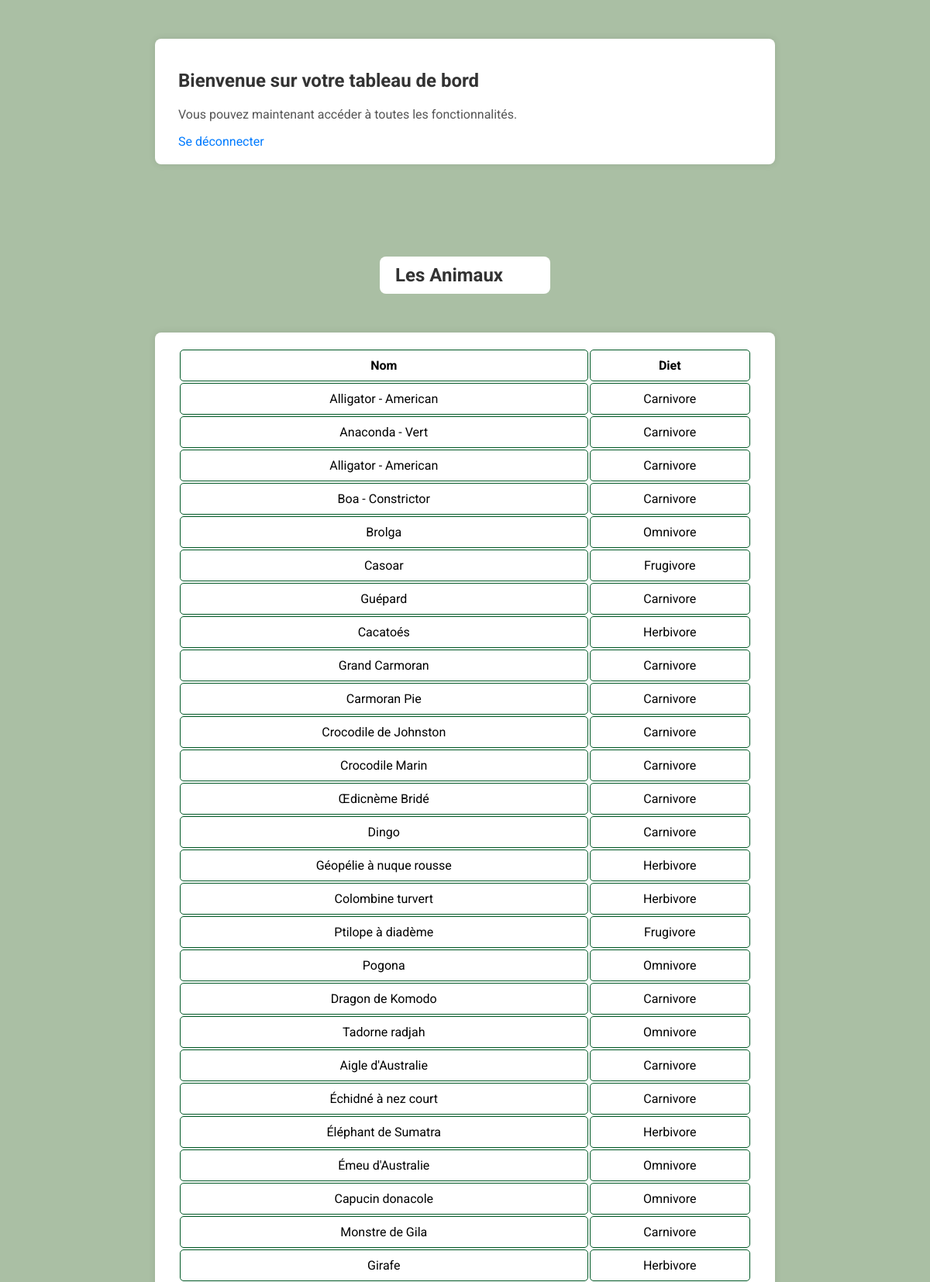
Page /dashboard_vet.php (upper part) on the committed database.
### tables this page shows
CREATE TABLE `animals` (
  `animal_id` int(11) NOT NULL,
  `name` varchar(50) DEFAULT NULL,
  `state_id` int(11) DEFAULT NULL,
  `habitat_id` int(11) DEFAULT NULL,
  `diet` varchar(50) NOT NULL,
  `race_id` int(11) NOT NULL,
  `images` blob DEFAULT NULL
);

### dashboard_vet.php (the view, shortened to what this page needs)
<?php
require "db_Connection.php";
?>
<!DOCTYPE html>
<html lang="en">
<head>
    <link rel="stylesheet" href="./css/dashboard.css">
</head>
<body>
<div class="dashboard-container">
    <h2>Bienvenue sur votre tableau de bord</h2>
    <p>Vous pouvez maintenant accéder à toutes les fonctionnalités.</p>
    <a href="logout.php">Se déconnecter</a>
</div><br>
<?php
try{
    $pdo = new PDO("mysql:host=$hostname;dbname=$database", $username, $password);
    $pdo->setAttribute(PDO::ATTR_ERRMODE, PDO::ERRMODE_EXCEPTION);
    $query = "SELECT name, diet FROM animals;";
    $stmt = $pdo->prepare($query);
    $stmt->execute();
    $animals = $stmt->fetchAll(PDO::FETCH_ASSOC);
}catch(PDOException $e){
    echo "Erreur de connexion à la base de données : " . $e->getMessage();
}
?>
    <section>
        <h1 class="title">Les Animaux</h1>
        <table class="dashboard-container">
            <tr>
                <th>Nom</th>
                <th>Diet</th>
            </tr>
            <tr>
                <?php
                    foreach($animals as $animal)
                    {
                    ?>
                <td><?php echo $animal['name'] ?></td>
                <td><?php echo $animal['diet'] ?></td>
            </tr>
                    <?php
                    }
                    ?>
        </table>
    </section>
</body>
</html>

### css/dashboard.css (style rules this page uses)
body { font-family: var(--font-family); background-color: var(--color-light-background); margin: 0; padding: 0; }
.dashboard-container { width: 800px; height: auto; margin: 50px auto; background-color: #fff; padding: 20px 30px; box-shadow: 0px 0px 10px rgba(0, 0, 0, 0.1); border-radius: 8px; }
h2 { color: #333; align-self: center; }
p { color: #555; }
a { color: #007BFF; text-decoration: none; }
.title { margin: 50px auto; background-color: #fff; max-width: 220px; border-radius: 8px; padding: 10px 20px; color:#333; }
th, td { border: 1px solid var(--color-dark-background); padding: 10px; text-align: center; border-radius: 5px; }

### css/base.css (style rules this page uses)
:root { --color-main-background: #5E9B44; --color-light-background: #AABFA4; --color-dark-background: #005825; --font-family: "Roboto", sans-sefif; }
* { box-sizing: border-box; }
body { margin: 0; padding: 0; }

### rows in the picture
animals: name "Alligator - American", diet "Carnivore"
animals: name "Anaconda - Vert", diet "Carnivore"
animals: name "Alligator - American", diet "Carnivore"
animals: name "Boa - Constrictor", diet "Carnivore"
animals: name "Brolga", diet "Omnivore"
animals: name "Casoar", diet "Frugivore"
animals: name "Guépard", diet "Carnivore"
animals: name "Cacatoés", diet "Herbivore"
animals: name "Grand Carmoran", diet "Carnivore"
animals: name "Carmoran Pie", diet "Carnivore"
animals: name "Crocodile de Johnston", diet "Carnivore"
animals: name "Crocodile Marin", diet "Carnivore"
animals: name "Œdicnème Bridé", diet "Carnivore"
animals: name "Dingo", diet "Carnivore"
animals: name "Géopélie à nuque rousse", diet "Herbivore"
animals: name "Colombine turvert", diet "Herbivore"
animals: name "Ptilope à diadème", diet "Frugivore"
animals: name "Pogona", diet "Omnivore"
animals: name "Dragon de Komodo", diet "Carnivore"
animals: name "Tadorne radjah", diet "Omnivore"
animals: name "Aigle d'Australie", diet "Carnivore"
animals: name "Échidné à nez court", diet "Carnivore"
animals: name "Éléphant de Sumatra", diet "Herbivore"
animals: name "Émeu d'Australie", diet "Omnivore"
animals: name "Capucin donacole", diet "Omnivore"
animals: name "Monstre de Gila", diet "Carnivore"
animals: name "Girafe", diet "Herbivore"
